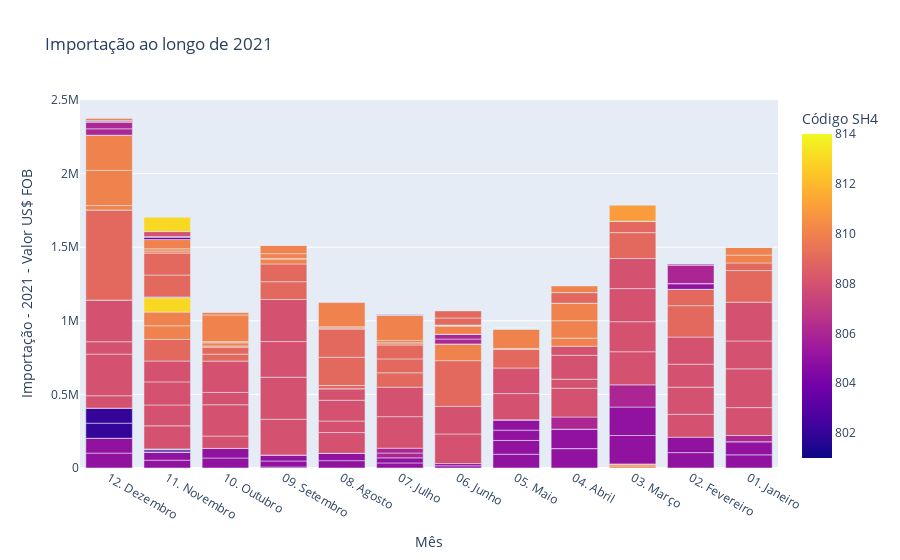

This figure's notebook cell:
### Markdown cell above
## Importação e exportação dos produtos ao longo dos anos (2021 - 2023)

### Code cell
fig = px.bar(df, x=df['Mês'], y=df['Importação - 2021 - Valor US$ FOB'], title='Importação ao longo de 2021', color=df["Código SH4"])

# Mostrando o gráfico 
fig.show()

### Figure 1 — Plotly figure (JSON) as saved in the notebook; plotly's stock layout.template omitted (floating-point values rounded to 4 significant figures; data arrays with more than 128 entries replaced by an {"elided": "..."} marker saying what was removed)
{"data": [{"alignmentgroup": "True", "hovertemplate": "Mês=%{x}<br>Importação - 2021 - Valor US$ FOB=%{y}<br>Código SH4=%{marker.color}<extra></extra>", "legendgroup": "", "marker": {"color": {"elided": "312 int values"}, "coloraxis": "coloraxis", "pattern": {"shape": ""}}, "name": "", "offsetgroup": "", "orientation": "v", "showlegend": false, "textposition": "auto", "type": "bar", "x": {"elided": "312 str values"}, "xaxis": "x", "y": {"elided": "312 int values"}, "yaxis": "y"}], "layout": {"barmode": "relative", "coloraxis": {"colorbar": {"title": {"text": "Código SH4"}}, "colorscale": [[0, "#0d0887"], [0.1111, "#46039f"], [0.2222, "#7201a8"], [0.3333, "#9c179e"], [0.4444, "#bd3786"], [0.5556, "#d8576b"], [0.6667, "#ed7953"], [0.7778, "#fb9f3a"], [0.8889, "#fdca26"], [1, "#f0f921"]]}, "legend": {"tracegroupgap": 0}, "title": {"text": "Importação ao longo de 2021"}, "xaxis": {"anchor": "y", "domain": [0, 1], "title": {"text": "Mês"}}, "yaxis": {"anchor": "x", "domain": [0, 1], "title": {"text": "Importação - 2021 - Valor US$ FOB"}}}}
